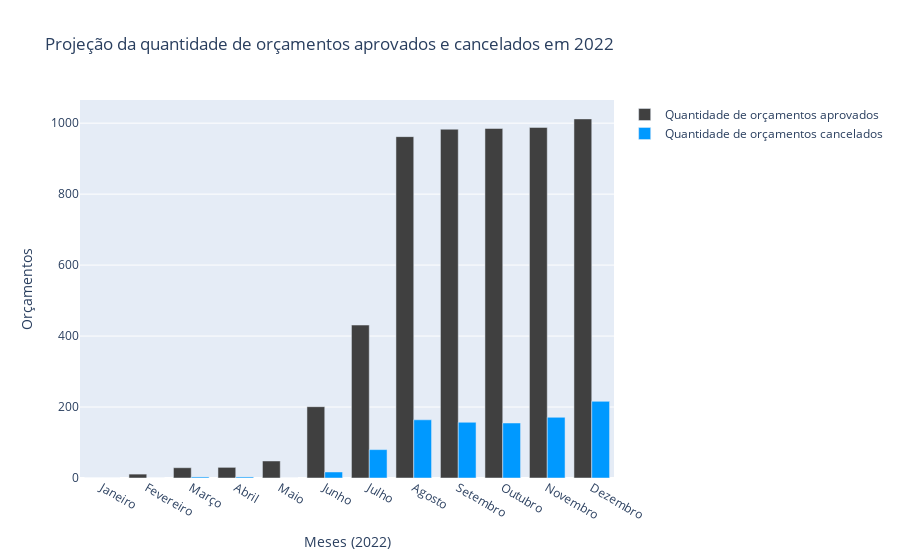
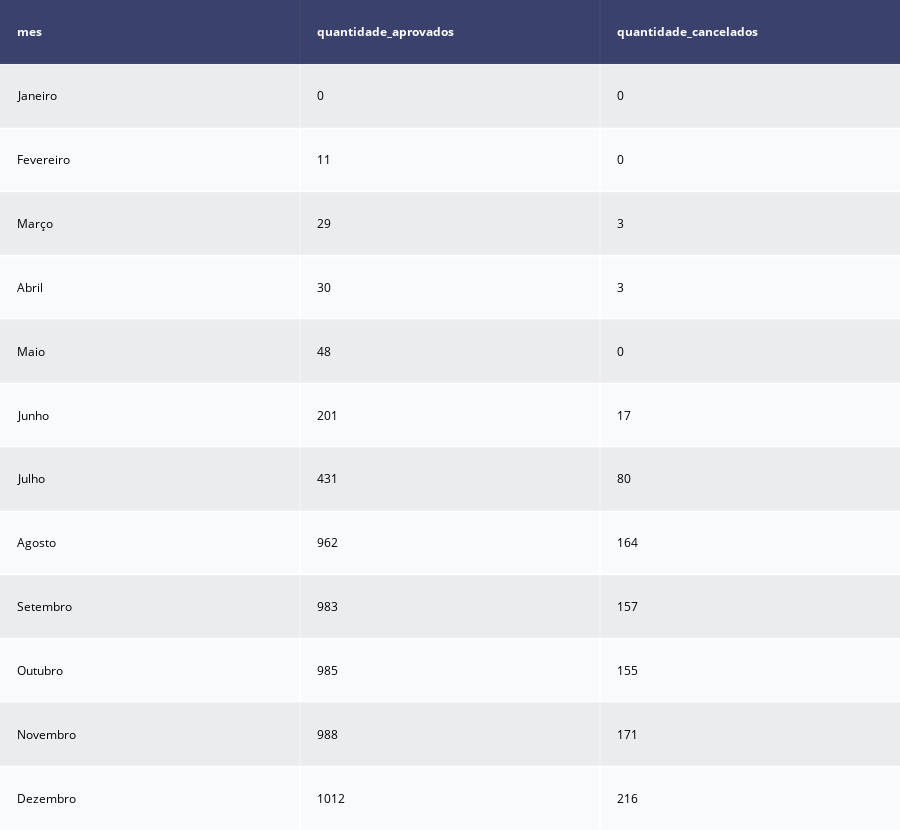

The code cell stored with these charts, in order, in its notebook:
### Code cell
fig_orcamento = go.Figure()

fig_orcamento.add_trace(go.Bar(
    x=df['mes'],
    y=df['quantidade_aprovados'],
    name="Quantidade de orçamentos aprovados",
    marker = {'color': '#404040'},
))

fig_orcamento.add_trace(go.Bar(
    x=df['mes'],
    y=df['quantidade_cancelados'],
    name="Quantidade de orçamentos cancelados",
    marker= {'color' : '#0099ff'},
))

fig_orcamento.update_xaxes(title_text='Meses (2022)')
fig_orcamento.update_yaxes(title_text='Orçamentos')

fig_orcamento.update_layout(title_text = 'Projeção da quantidade de orçamentos aprovados e cancelados em 2022')

fig_orcamento.show()

table = ff.create_table(df, height_constant=60)
table.show()

### Figure 1 — Plotly figure (JSON) as saved in the notebook; plotly's stock layout.template omitted (floating-point values rounded to 4 significant figures)
{"data": [{"marker": {"color": "#404040"}, "name": "Quantidade de orçamentos aprovados", "type": "bar", "x": ["Janeiro", "Fevereiro", "Março", "Abril", "Maio", "Junho", "Julho", "Agosto", "Setembro", "Outubro", "Novembro", "Dezembro"], "y": [0, 11, 29, 30, 48, 201, 431, 962, 983, 985, 988, 1012]}, {"marker": {"color": "#0099ff"}, "name": "Quantidade de orçamentos cancelados", "type": "bar", "x": ["Janeiro", "Fevereiro", "Março", "Abril", "Maio", "Junho", "Julho", "Agosto", "Setembro", "Outubro", "Novembro", "Dezembro"], "y": [0, 0, 3, 3, 0, 17, 80, 164, 157, 155, 171, 216]}], "layout": {"title": {"text": "Projeção da quantidade de orçamentos aprovados e cancelados em 2022"}, "xaxis": {"title": {"text": "Meses (2022)"}}, "yaxis": {"title": {"text": "Orçamentos"}}}}

### Figure 2 — Plotly figure (JSON) as saved in the notebook; plotly's stock layout.template omitted (floating-point values rounded to 4 significant figures)
{"data": [{"colorscale": [[0, "#00083e"], [0.5, "#ededee"], [1, "#ffffff"]], "hoverinfo": "none", "opacity": 0.75, "showscale": false, "type": "heatmap", "z": [[0, 0, 0], [0.5, 0.5, 0.5], [1, 1, 1], [0.5, 0.5, 0.5], [1, 1, 1], [0.5, 0.5, 0.5], [1, 1, 1], [0.5, 0.5, 0.5], [1, 1, 1], [0.5, 0.5, 0.5], [1, 1, 1], [0.5, 0.5, 0.5], [1, 1, 1]]}], "layout": {"annotations": [{"align": "left", "font": {"color": "#ffffff"}, "showarrow": false, "text": "<b>mes</b>", "x": -0.45, "xanchor": "left", "xref": "x", "y": 0, "yref": "y"}, {"align": "left", "font": {"color": "#ffffff"}, "showarrow": false, "text": "<b>quantidade_aprovados</b>", "x": 0.55, "xanchor": "left", "xref": "x", "y": 0, "yref": "y"}, {"align": "left", "font": {"color": "#ffffff"}, "showarrow": false, "text": "<b>quantidade_cancelados</b>", "x": 1.55, "xanchor": "left", "xref": "x", "y": 0, "yref": "y"}, {"align": "left", "font": {"color": "#000000"}, "showarrow": false, "text": "Janeiro", "x": -0.45, "xanchor": "left", "xref": "x", "y": 1, "yref": "y"}, {"align": "left", "font": {"color": "#000000"}, "showarrow": false, "text": "0", "x": 0.55, "xanchor": "left", "xref": "x", "y": 1, "yref": "y"}, {"align": "left", "font": {"color": "#000000"}, "showarrow": false, "text": "0", "x": 1.55, "xanchor": "left", "xref": "x", "y": 1, "yref": "y"}, {"align": "left", "font": {"color": "#000000"}, "showarrow": false, "text": "Fevereiro", "x": -0.45, "xanchor": "left", "xref": "x", "y": 2, "yref": "y"}, {"align": "left", "font": {"color": "#000000"}, "showarrow": false, "text": "11", "x": 0.55, "xanchor": "left", "xref": "x", "y": 2, "yref": "y"}, {"align": "left", "font": {"color": "#000000"}, "showarrow": false, "text": "0", "x": 1.55, "xanchor": "left", "xref": "x", "y": 2, "yref": "y"}, {"align": "left", "font": {"color": "#000000"}, "showarrow": false, "text": "Março", "x": -0.45, "xanchor": "left", "xref": "x", "y": 3, "yref": "y"}, {"align": "left", "font": {"color": "#000000"}, "showarrow": false, "text": "29", "x": 0.55, "xanchor": "left", "xref": "x", "y": 3, "yref": "y"}, {"align": "left", "font": {"color": "#000000"}, "showarrow": false, "text": "3", "x": 1.55, "xanchor": "left", "xref": "x", "y": 3, "yref": "y"}, {"align": "left", "font": {"color": "#000000"}, "showarrow": false, "text": "Abril", "x": -0.45, "xanchor": "left", "xref": "x", "y": 4, "yref": "y"}, {"align": "left", "font": {"color": "#000000"}, "showarrow": false, "text": "30", "x": 0.55, "xanchor": "left", "xref": "x", "y": 4, "yref": "y"}, {"align": "left", "font": {"color": "#000000"}, "showarrow": false, "text": "3", "x": 1.55, "xanchor": "left", "xref": "x", "y": 4, "yref": "y"}, {"align": "left", "font": {"color": "#000000"}, "showarrow": false, "text": "Maio", "x": -0.45, "xanchor": "left", "xref": "x", "y": 5, "yref": "y"}, {"align": "left", "font": {"color": "#000000"}, "showarrow": false, "text": "48", "x": 0.55, "xanchor": "left", "xref": "x", "y": 5, "yref": "y"}, {"align": "left", "font": {"color": "#000000"}, "showarrow": false, "text": "0", "x": 1.55, "xanchor": "left", "xref": "x", "y": 5, "yref": "y"}, {"align": "left", "font": {"color": "#000000"}, "showarrow": false, "text": "Junho", "x": -0.45, "xanchor": "left", "xref": "x", "y": 6, "yref": "y"}, {"align": "left", "font": {"color": "#000000"}, "showarrow": false, "text": "201", "x": 0.55, "xanchor": "left", "xref": "x", "y": 6, "yref": "y"}, {"align": "left", "font": {"color": "#000000"}, "showarrow": false, "text": "17", "x": 1.55, "xanchor": "left", "xref": "x", "y": 6, "yref": "y"}, {"align": "left", "font": {"color": "#000000"}, "showarrow": false, "text": "Julho", "x": -0.45, "xanchor": "left", "xref": "x", "y": 7, "yref": "y"}, {"align": "left", "font": {"color": "#000000"}, "showarrow": false, "text": "431", "x": 0.55, "xanchor": "left", "xref": "x", "y": 7, "yref": "y"}, {"align": "left", "font": {"color": "#000000"}, "showarrow": false, "text": "80", "x": 1.55, "xanchor": "left", "xref": "x", "y": 7, "yref": "y"}, {"align": "left", "font": {"color": "#000000"}, "showarrow": false, "text": "Agosto", "x": -0.45, "xanchor": "left", "xref": "x", "y": 8, "yref": "y"}, {"align": "left", "font": {"color": "#000000"}, "showarrow": false, "text": "962", "x": 0.55, "xanchor": "left", "xref": "x", "y": 8, "yref": "y"}, {"align": "left", "font": {"color": "#000000"}, "showarrow": false, "text": "164", "x": 1.55, "xanchor": "left", "xref": "x", "y": 8, "yref": "y"}, {"align": "left", "font": {"color": "#000000"}, "showarrow": false, "text": "Setembro", "x": -0.45, "xanchor": "left", "xref": "x", "y": 9, "yref": "y"}, {"align": "left", "font": {"color": "#000000"}, "showarrow": false, "text": "983", "x": 0.55, "xanchor": "left", "xref": "x", "y": 9, "yref": "y"}, {"align": "left", "font": {"color": "#000000"}, "showarrow": false, "text": "157", "x": 1.55, "xanchor": "left", "xref": "x", "y": 9, "yref": "y"}, {"align": "left", "font": {"color": "#000000"}, "showarrow": false, "text": "Outubro", "x": -0.45, "xanchor": "left", "xref": "x", "y": 10, "yref": "y"}, {"align": "left", "font": {"color": "#000000"}, "showarrow": false, "text": "985", "x": 0.55, "xanchor": "left", "xref": "x", "y": 10, "yref": "y"}, {"align": "left", "font": {"color": "#000000"}, "showarrow": false, "text": "155", "x": 1.55, "xanchor": "left", "xref": "x", "y": 10, "yref": "y"}, {"align": "left", "font": {"color": "#000000"}, "showarrow": false, "text": "Novembro", "x": -0.45, "xanchor": "left", "xref": "x", "y": 11, "yref": "y"}, {"align": "left", "font": {"color": "#000000"}, "showarrow": false, "text": "988", "x": 0.55, "xanchor": "left", "xref": "x", "y": 11, "yref": "y"}, {"align": "left", "font": {"color": "#000000"}, "showarrow": false, "text": "171", "x": 1.55, "xanchor": "left", "xref": "x", "y": 11, "yref": "y"}, {"align": "left", "font": {"color": "#000000"}, "showarrow": false, "text": "Dezembro", "x": -0.45, "xanchor": "left", "xref": "x", "y": 12, "yref": "y"}, {"align": "left", "font": {"color": "#000000"}, "showarrow": false, "text": "1012", "x": 0.55, "xanchor": "left", "xref": "x", "y": 12, "yref": "y"}, {"align": "left", "font": {"color": "#000000"}, "showarrow": false, "text": "216", "x": 1.55, "xanchor": "left", "xref": "x", "y": 12, "yref": "y"}], "height": 830, "margin": {"b": 0, "l": 0, "r": 0, "t": 0}, "xaxis": {"dtick": 1, "gridwidth": 2, "showticklabels": false, "tick0": -0.5, "ticks": "", "zeroline": false}, "yaxis": {"autorange": "reversed", "dtick": 1, "gridwidth": 2, "showticklabels": false, "tick0": 0.5, "ticks": "", "zeroline": false}}}
